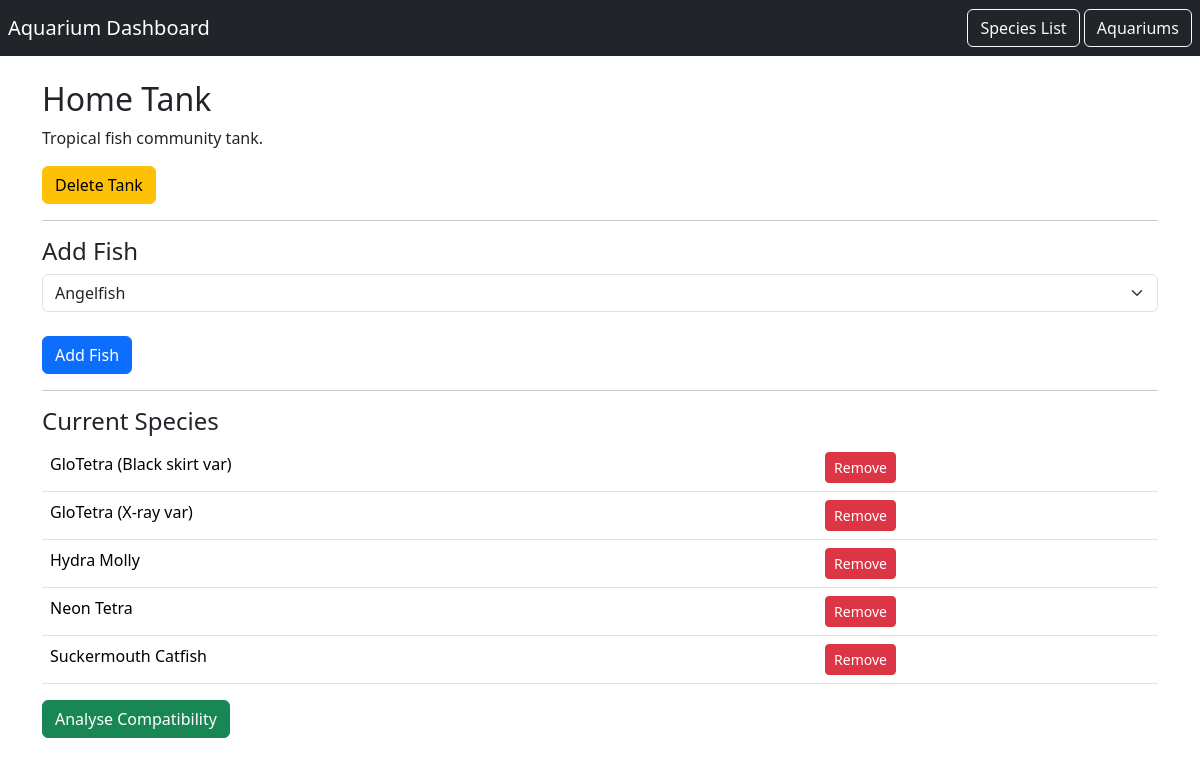
Screenshot of /tanks/3 with the database file from the repository.
### model.py (models this page shows)
class Tank(db.Model):
    __tablename__ = "tank"
    id = db.Column(db.Integer, primary_key=True)
    name = db.Column(db.String(100), nullable=False)
    description = db.Column(db.Text)
    species = db.relationship("Species", secondary="tank_species", backref="tanks")

class Species(db.Model):
    __tablename__ = "species"
    id = db.Column(db.Integer, primary_key=True)
    common_name = db.Column(db.String(100), nullable=False)
    scientific_name = db.Column(db.String(100))
    temp_min = db.Column(db.Float)
    temp_max = db.Column(db.Float)
    ph_min = db.Column(db.Float)
    ph_max = db.Column(db.Float)
    gh_min = db.Column(db.Float)
    gh_max = db.Column(db.Float)
    nitrate_min = db.Column(db.Float)
    nitrate_max = db.Column(db.Float)
    source = db.Column(db.String(100))

### app.py (the view)
@app.route('/tanks/<int:id>')
def tank_detail(id):
    tank = Tank.query.get_or_404(id)
    all_species = Species.query.order_by(Species.common_name).all()
    return render_template("tank_detail.html",
                           tank=tank,
                           all_species=all_species)

### templates/tank_detail.html
{% extends 'base.html' %}
{% block content %}
<h2>{{ tank.name }}</h2>
<p> {{ tank.description }}</p>
<a href="{{ url_for('delete_tank', id=tank.id) }}"
   class="btn btn-warning">
    Delete Tank
</a>
<hr>
<h4>Add Fish</h4>
<form method="POST"
      action="{{ url_for('add_species_to_tank', tank_id=tank.id) }}">
    <select class="form-select" name="species_id">
        {% for fish in all_species %}
            <option value="{{ fish.id }}">
                    {{ fish.common_name }}
            </option>
        {% endfor %}
    </select>
    <br>
    <button class="btn btn-primary">
        Add Fish
    </button>
</form>
<hr>
<h4>Current Species</h4>
<table class="table">
<tbody>
{% for fish in tank.species %}
<tr>
    <td>{{ fish.common_name }}</td>
    <td>
        <form
            method="POST"
            action="{{ url_for(
                'remove_species_from_tank',
                tank_id=tank.id,
                species_id=fish.id
            ) }}"
            style="display:inline;">
            <button
                type="submit"
                class="btn btn-danger btn-sm">
                Remove
            </button>
        </form>
    </td>
</tr>
{% endfor %}
</tbody>
</table>
<a href="{{ url_for('tank_dashboard',id=tank.id) }}"
   class="btn btn-success">
    Analyse Compatibility
</a>
{% endblock %}

### rows the page displays
Tank: name "Home Tank", description "Tropical fish community tank."
Species: common_name "GloTetra (Black skirt var)"
Species: common_name "GloTetra (X-ray var)"
Species: common_name "Hydra Molly"
Species: common_name "Neon Tetra"
Species: common_name "Suckermouth Catfish"

### other values shown
form field species_id "Angelfish"
